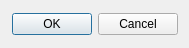
<?xml version="1.0" encoding="UTF-8"?>
<ui version="4.0">
 <class>DrawGCPDialog</class>
 <widget class="QDialog" name="DrawGCPDialog">
  <property name="geometry">
   <rect>
    <x>0</x>
    <y>0</y>
    <width>189</width>
    <height>48</height>
   </rect>
  </property>
  <property name="windowTitle">
   <string>Dialog</string>
  </property>
  <layout class="QVBoxLayout" name="verticalLayout">
   <item>
    <layout class="QHBoxLayout" name="layout"/>
   </item>
   <item>
    <widget class="QDialogButtonBox" name="buttonBox">
     <property name="orientation">
      <enum>Qt::Horizontal</enum>
     </property>
     <property name="standardButtons">
      <set>QDialogButtonBox::Cancel|QDialogButtonBox::Ok</set>
     </property>
    </widget>
   </item>
  </layout>
 </widget>
 <resources/>
 <connections>
  <connection>
   <sender>buttonBox</sender>
   <signal>accepted()</signal>
   <receiver>DrawGCPDialog</receiver>
   <slot>accept()</slot>
   <hints>
    <hint type="sourcelabel">
     <x>248</x>
     <y>254</y>
    </hint>
    <hint type="destinationlabel">
     <x>157</x>
     <y>274</y>
    </hint>
   </hints>
  </connection>
  <connection>
   <sender>buttonBox</sender>
   <signal>rejected()</signal>
   <receiver>DrawGCPDialog</receiver>
   <slot>reject()</slot>
   <hints>
    <hint type="sourcelabel">
     <x>316</x>
     <y>260</y>
    </hint>
    <hint type="destinationlabel">
     <x>286</x>
     <y>274</y>
    </hint>
   </hints>
  </connection>
 </connections>
</ui>
